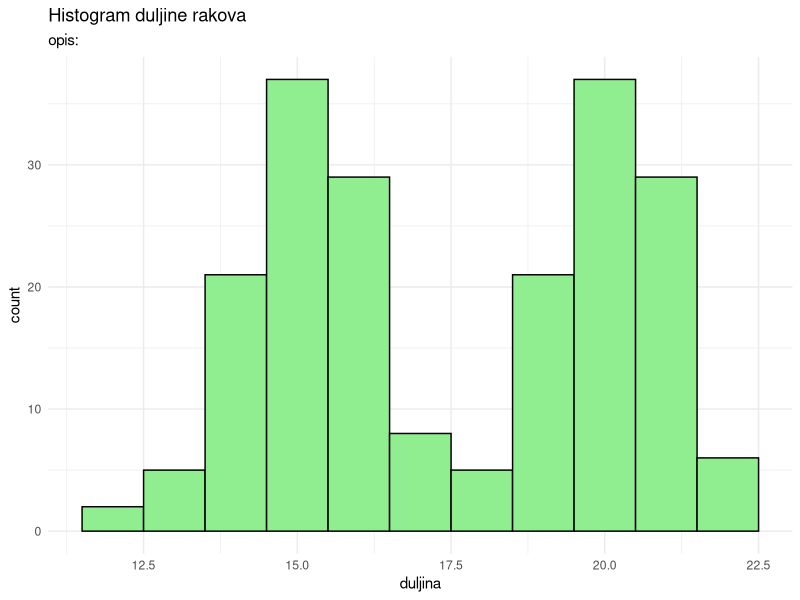
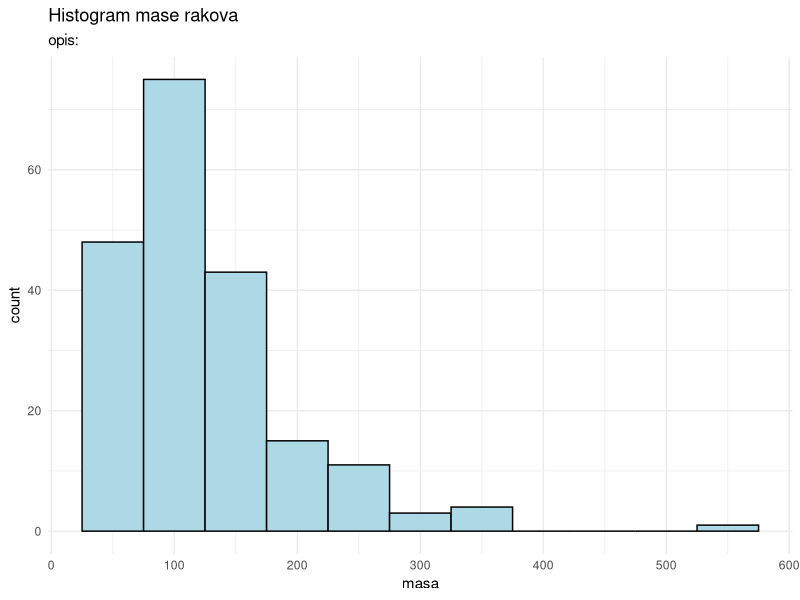
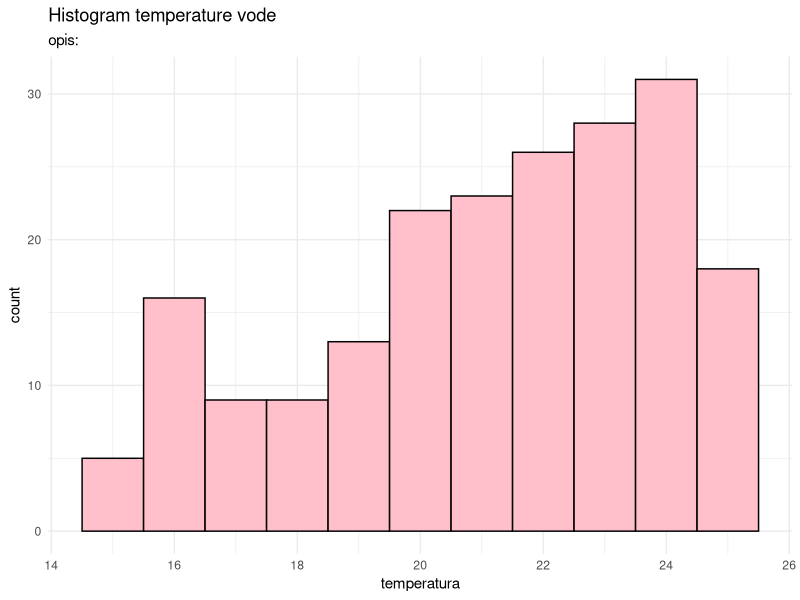
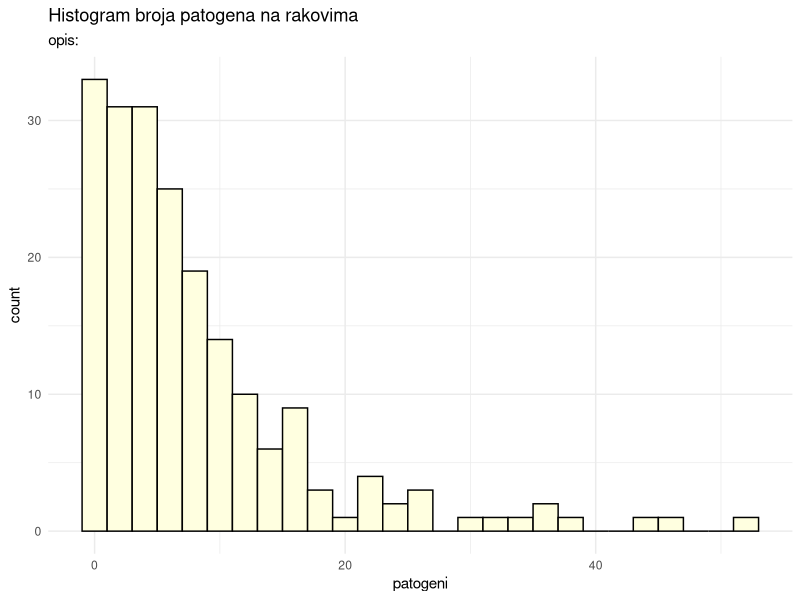
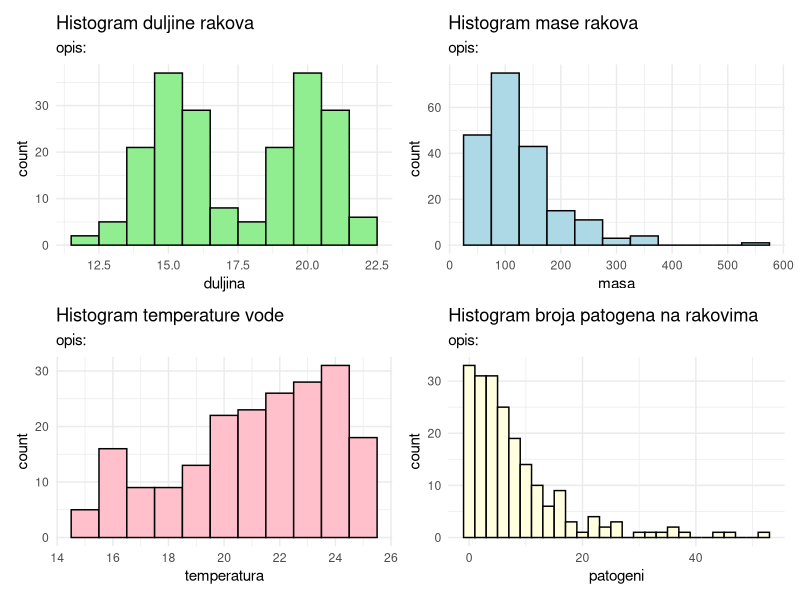
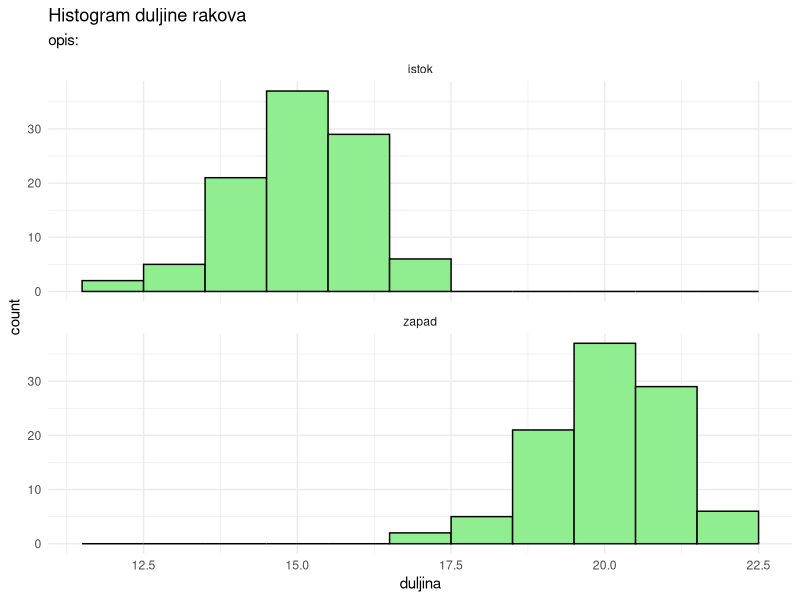

These charts were generated, in order, by the following R code: (Note: this script raises an error after producing the figures.)
# Analize podataka u biološkim istraživanjima - praktikum 2025/26
# Lucija Kanjer lucija.kanjer@biol.pmf.hr

###############################################################################

# Deskriptivna statistka bioloških varijabli u R-u

###############################################################################

# Postavljanje radnog direktorija
getwd()
setwd()

# Učitavanje potrebnih paketa
library(dplyr) # za manipulaciju tablicama
library(ggplot2) # za crtanje grafova
theme_set(theme_minimal()) # postavljanje teme za sve ggplot grafove

# Učitavanje seta podataka o rakovima u na postaji istok i zapad
rakovi <- read.csv("rakovi.csv")

# Pregledajte set podataka!
str(rakovi)
head(rakovi)

# Histogrami - pregled distribucije kontinuiranih numeričkih varijabli
# Prvo cemo kreirati objekte, a onda ih ispisati sve na jednom plotu

histogram_duljina <- ggplot(rakovi, aes(x = duljina)) +
  geom_histogram(binwidth = 1, color = "black", fill = "lightgreen") + 
  labs(title = "Histogram duljine rakova", subtitle = "opis: ")

print(histogram_duljina)

histogram_masa <- ggplot(rakovi, aes(x = masa)) +
  geom_histogram(binwidth = 50, color = "black", fill = "lightblue") + 
  labs(title = "Histogram mase rakova", subtitle = "opis: ")

print(histogram_masa)

histogram_temperatura <- ggplot(rakovi, aes(x = temperatura)) +
  geom_histogram(binwidth = 1, color = "black", fill = "pink") + 
  labs(title = "Histogram temperature vode", subtitle = "opis: ")

print(histogram_temperatura)

histogram_patogeni <- ggplot(rakovi, aes(x = patogeni)) +
  geom_histogram(binwidth = 2, color = "black", fill = "lightyellow") + 
  labs(title = "Histogram broja patogena na rakovima", subtitle = "opis: ")

print(histogram_patogeni)

# Spajanje 4 grafa u 1 pomoću paketa patchwork
library(patchwork) # za spajanje grafova
(histogram_duljina + histogram_masa) / (histogram_temperatura + histogram_patogeni)

# Zadatak: Opisati izgled distrubucije - simetričnost, nagnutost - u subtitle!


# Usporedba distribucije varijabli po postajama istok i zapad

# Crtamo isti histogram kao i ranije, ali koristimo facet_wrap za odvajanje po postajama
histogram_duljina_postaje <- ggplot(rakovi, aes(x = duljina)) +
  geom_histogram(binwidth = 1, color = "black", fill = "lightgreen") + 
  labs(title = "Histogram duljine rakova", subtitle = "opis: ") +
  facet_wrap(~ postaja, nrow = 2) #odvaja histograme po grupirajucoj varijabli postaja

print(histogram_duljina_postaje)

# Kako sad izgleda distrubucija? Opišite u subtitle!

# Napravite histograme usporedbe po postajama i za varijable masa, temperatura i patogeni!
# Opišite nove izgled distribucije u subtitle!

histogram_masa_postaje

histogram_temperatura_postaje

histogram_patogeni_postaje

# Deskriptina statistika

# Naredba summary() - pregled kvartila, medijana i aritmetičke sredine
summary(rakovi) # cijeli dataset
summary(rakovi$duljina) #samo jedna varijabla

# Simetrične i normalne distribucije
# Aritmetička sredina za duljinu
mean(rakovi$duljina)

# SD - Standardna devijacija za duljinu
sd(rakovi$duljina)

# SE - Standardna pogreška za duljinu (Standard Error)
sd(rakovi$duljina) / sqrt(length(rakovi$duljina))

# Asimetrične distribucije
# Medijan za masu
median(rakovi$masa)

# Interkvartilni range (IQR) za masu
IQR(rakovi$masa)

# Raspon (Range) za temperaturu
range(rakovi$masa)

# Deskriptivna statistika po grupirajućoj varijabli "postaja"

# Paket "data.table" - daje lijep tablični prikaz deskritipne statistike
library(data.table)
# setDT() naredba preoblikuje dataset da ga mozemo koristiti s paketom data.table
setDT(rakovi)

# Kategoricku grupirajucu varijablu "postaja" moramo pretvoriti u faktor naredbom as.factor()
rakovi$postaja <- as.factor(rakovi$postaja)
str(rakovi$postaja)

# Summary - pregled kvartila, medijana i aritmetičke sredine za varijablu "duljina"
rakovi[, as.list(summary(patogeni)), by = list(postaja)]

# Izmjenite gornju naredbu da umjesto summary prikazuje vrijednosti standarne devijacije!

# Sličnu tablicu možemo generirati pomoću "dplyr" objekta
# Podsjetimo se pipe operatora i vježbe "Rad s podacima"!
summary_duljina_postaje <- rakovi %>%
  group_by(postaja) %>%
  summarise(
    minimum = min(duljina),
    Q1 = quantile(duljina, 0.25),
    medijan = median(duljina),
    prosjek = mean(duljina),
    Q3 = quantile(duljina, 0.75),
    maximun = max(duljina),
    stdev = sd(duljina) 
  )

print(summary_duljina_postaje)

# Izvoz u tablicu
write.csv(summary_duljina_postaje, # naziv R objekta
          "summary_duljina_postaje.csv", # naziv nove CSV datoteke 
          row.names = FALSE, quote = FALSE) # postavke

# Grafički prikazi deskriptivne statistike

# Boxplot usporedbe s violin i jitter prikazom distribucija

boxplot_duljina <- ggplot(rakovi, aes(x = postaja, y = duljina)) +
  geom_violin(aes(fill = postaja), alpha = 0.5, color = "white") + 
  geom_boxplot() + 
  geom_jitter(aes(color = postaja)) +
  stat_summary(fun = mean, geom = "point", position = position_dodge(width = 0.75), shape = 18, size = 5) +
  labs(x = "", y = "Duljina (cm)")

boxplot_duljina

boxplot_masa <- ggplot(rakovi, aes(x = postaja, y = masa)) +
  geom_violin(aes(fill = postaja), alpha = 0.5, color = "white") + 
  geom_boxplot() + 
  geom_jitter(aes(color = postaja)) +
  stat_summary(fun = mean, geom = "point", position = position_dodge(width = 0.75), shape = 18, size = 5) +
  labs(x = "", y = "Masa (g)")

boxplot_masa

boxplot_temperatura <- ggplot(rakovi, aes(x = postaja, y = temperatura)) +
  geom_violin(aes(fill = postaja), alpha = 0.5, color = "white") + 
  geom_boxplot() + 
  geom_jitter(aes(color = postaja)) +
  stat_summary(fun = mean, geom = "point", position = position_dodge(width = 0.75), shape = 18, size = 5) +
  labs(x = "", y = "Temperatura (°C)")

boxplot_temperatura

boxplot_patogeni <- ggplot(rakovi, aes(x = postaja, y = patogeni)) +
  geom_violin(aes(fill = postaja), alpha = 0.5, color = "white") + 
  geom_boxplot() + 
  geom_jitter(aes(color = postaja)) +
  stat_summary(fun = mean, geom = "point", position = position_dodge(width = 0.75), shape = 18, size = 5) +
  labs(x = "", y = "Patogeni")

# Prikaz svih plotova na jednom plotu
(boxplot_duljina + boxplot_masa) / (boxplot_temperatura + boxplot_patogeni)

###############################################################################






